Frame 1 (no input): blank canvas, image omitted
Frame 60 (no input): blank canvas, image omitted
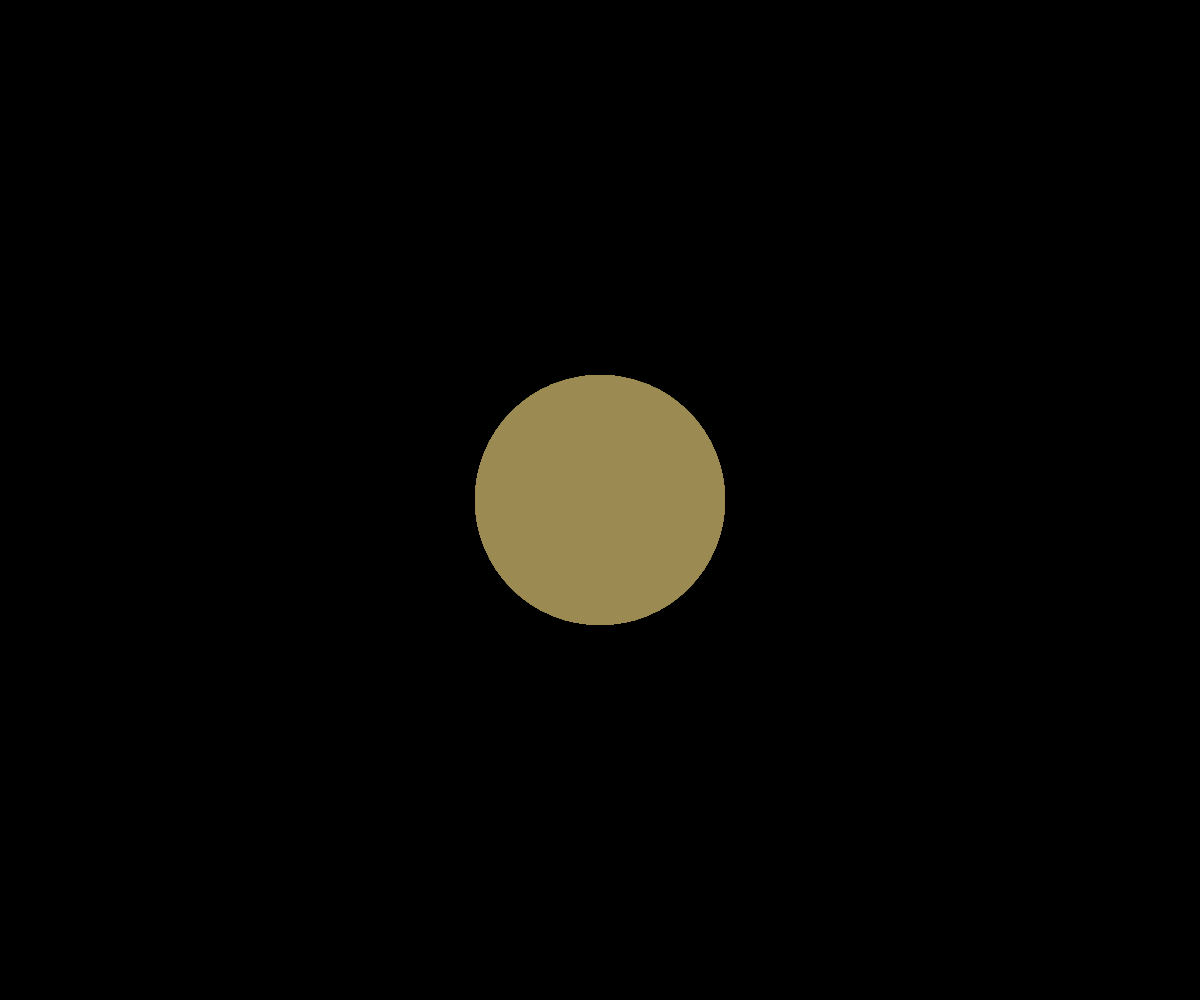
Frame 120 (the mouse pressed at the canvas centre since frame 60)

The p5.js sketch whose frames 1 and 60 were blank and that drew this single picture after the mouse press (run headless with seeded random() and noise() and a simulated clock; from frame 60 on, the mouse is pressed at the canvas centre):

// p5.js sketch
// ── sketch.js
/**
 * 
 * A simple drawing machine that draws circles when the mouse is pressed.
 * 
 */
let colors = [];

function setup() {
  createCanvas(windowWidth, windowHeight);
  background(0);
  colors = [color(57, 255, 20), color(255, 20, 147),];
}

function draw() {
  noStroke(); 
let i = map(mouseY, 0, height,0,1);
let s = map(mouseY, 0, height, 0, height/2);

console.log('mouse remapped to 0-1:', i);

let c =  lerpColor(colors[0], colors[1], i);



  fill(c);

  if (mouseIsPressed) {
    circle(mouseX, mouseY, s);

  }
}

function keyPressed() {
  if (keyCode === 32) { // Check if the spacebar is pressed
    background(220);
  }
}
function windowResized() {
  resizeCanvas(windowWidth, windowHeight);
}

// Exercises for you to try :
// 1. Use mouseX or mouseY to change the circle's size or color as you draw.
//    Hint: map(mouseX, 0, width, 5, 100)
